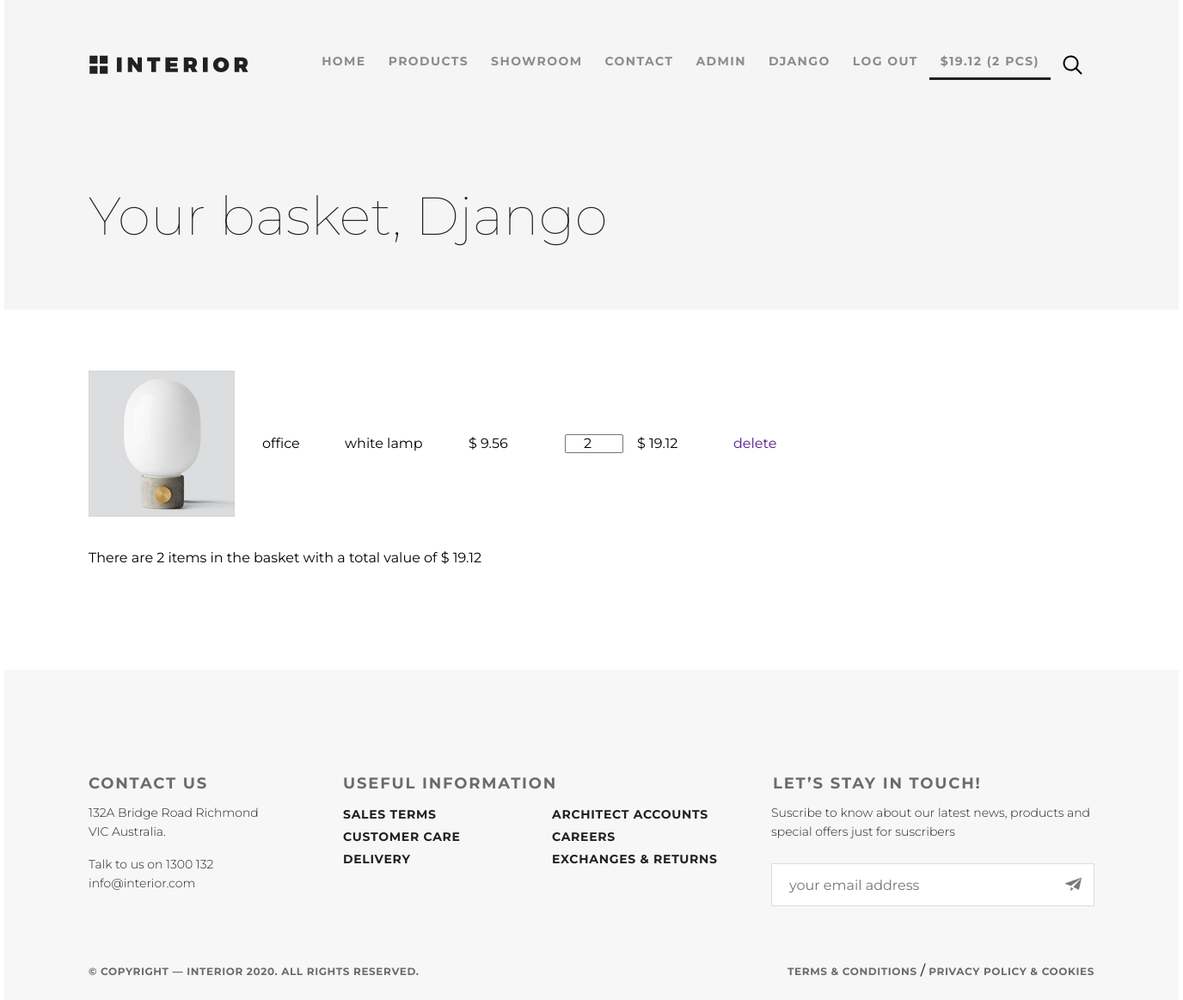
Before: /basket/ (signed in) with the older database file.
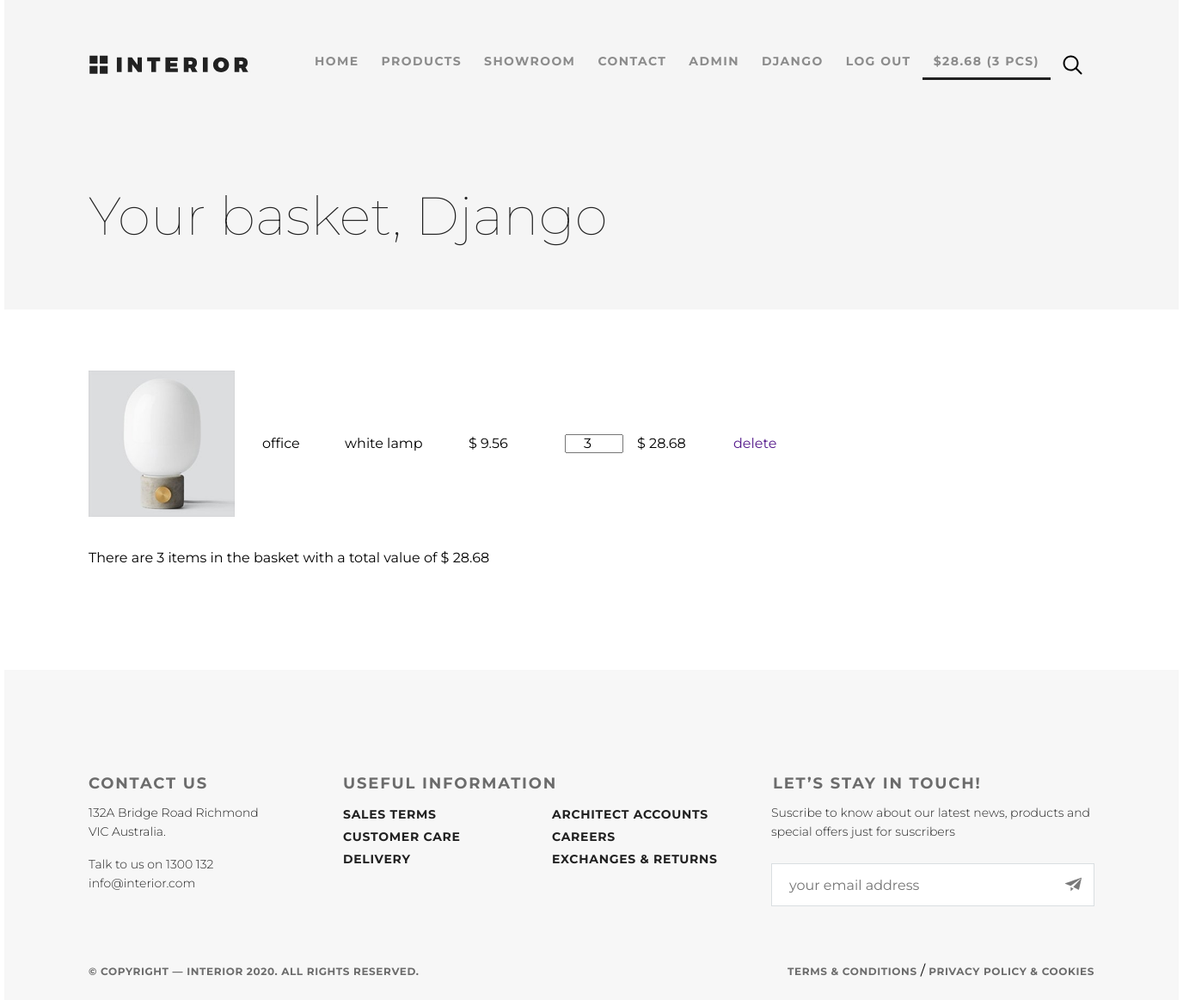
After: the same page with the newer database file.
### basketapp/models.py (models this page shows)
class Basket(models.Model):
    user = models.ForeignKey(ShopUser, on_delete=models.CASCADE, related_name='basket')
    product = models.ForeignKey(Product, on_delete=models.CASCADE)
    quantity = models.PositiveSmallIntegerField(verbose_name='amount', default=0)
    add_datetime = models.DateTimeField(verbose_name='time', auto_now_add=True)
    @property
    def product_coast(self):
        return self.product.price * self.quantity
    @property
    def total_quantity(self):
        _items = self.user.basket.all()
        _total_quantity = sum(map(lambda item: item.quantity, _items))
        return _total_quantity
    @property
    def total_coast(self):
        _items = self.user.basket.all()
        _total_coast = sum(map(lambda item: item.product_coast, _items))
        return _total_coast

### authapp/models.py (models this page shows)
class ShopUser(AbstractUser):
    age = models.PositiveSmallIntegerField(verbose_name='age', null=True)
    avatar = models.ImageField(upload_to='users_avatars', blank=True)

### mainapp/models.py (models this page shows, shortened)
class Product(models.Model):
    name = models.CharField('product name', max_length=100)
    category = models.ForeignKey(ProductCategory, models.CASCADE, verbose_name='category of product')
    type_prod = models.CharField('type of product', max_length=50, blank=True, null=True)
    description = models.TextField('product description', blank=True)
    short_desc = models.CharField('short descriotion', max_length=50, blank=True)
    price = models.DecimalField('Price', max_digits=8, decimal_places=2, default=0)
    image = models.ImageField(upload_to='products_images', blank=True)
    quantity = models.PositiveIntegerField('quantity', default=0)

class ProductCategory(models.Model):
    name = models.CharField('category name', max_length=50)
    description = models.TextField('category description', blank=True)

### basketapp/views.py (the view)
# urls.py: path('', basketapp.view, name='view'),
@login_required
def view(request):
    context = {
        'basket': request.user.basket.all(),
    }
    return render(request, 'basket/view.html', context)

### basketapp/templates/basket/view.html
{% extends 'basket/base.html' %}
{% load static %}
{% block container %}
    <div class="prod_header">
        <div class="padding_site">
            {% include 'mainapp/includes/inc__main_menu.html' %}
            <div class="prod_head_h">
                <span>Your basket, {{ user.first_name|default:'user'|title }}</span>
            </div>
        </div>
    </div>
    <div class="padding_site">
        <div class="basket_list">
            {% if basket %}
                {% for item in basket %}
                    <div class="basket_record">
                        <img src="/media/{{ item.product.image }}" alt="{{ item.product.short_desc }}" class="img_170">
                        <span class="category_name">{{ item.product.category.name }}</span>
                        <span class="product_name">{{ item.product.name }}</span>
                        <span class="product_price">$&nbsp{{ item.product.price }}</span>
                        <input type="number" name="{{ item.pk }}" min="0" max="{{ item.product.quantity }}"
                               value="{{ item.quantity }}">
                        <span class="product_coast">$&nbsp{{ item.product_coast }}</span>
                        <a href="" class="btn btn-round">
                            delete
                        </a>
                    </div>
                {% endfor %}
                <div class="basket_summary">
                    There are {{ basket.0.total_quantity }} items in the basket with a total value of
                    $&nbsp{{ basket.0.total_coast }}
                </div>
            {% else %}
                <h4>The basket is empty</h4>
            {% endif %}
        </div>
    </div>
    </div>
{% endblock %}

### mainapp/templates/mainapp/includes/inc__main_menu.html
{% load static %}
            <div class="header">
                <a href="{% url 'main:index' %}"><img src="{% static 'img/logo_228.svg' %}" alt="logo"></a>
                <ul class="menu">
                    <li class="menu_list">
                        <a href="{% url 'main:index' %}" class="menu_link
                            {% if request.resolver_match.url_name == 'index' %} menu_link_active {% endif %}">
                            HOME
                        </a>
                    </li>
                    <li class="menu_list">
                        <a href="{% url 'main:products' 0 %}" class="menu_link
                            {% if request.resolver_match.url_name == 'products' %} menu_link_active {% endif %}">
                            PRODUCTS
                        </a>
                    </li>
                    <li class="menu_list">
                        <a href="{% url 'main:product_details' %}" class="menu_link
                            {% if request.resolver_match.url_name == 'product_details' %} menu_link_active {% endif %}">
                            SHOWROOM
                        </a>
                    </li>
                    <li class="menu_list">
                        <a href="{% url 'main:contact' %}" class="menu_link
                        {% if request.resolver_match.url_name == 'contact' %} menu_link_active {% endif %}">
                            CONTACT
                        </a>
                    </li>
                    {% if user.is_superuser == True %}
                        <li class="menu_list">
                            <a href="/admin/" class="menu_link">
                                ADMIN
                            </a>
                        </li>
                    {% endif %}
                    {% if user.is_authenticated %}
                        <li class="menu_list">
                            <a href="{% url 'auth:update' %}" class="menu_link">
                                {{ user.first_name|default:'user' }}
                            </a>
                        </li>
                    {% endif %}
                    <li class="menu_list">
                        {% if user.is_authenticated %}
                            <a href="{% url 'auth:logout' %}" class="menu_link">LOG OUT</a>
                        {% else %}
                            <a href="{% url 'auth:login' %}" class="menu_link">sign in</a>
                        {% endif %}
                    </li>
                    <li class="menu_list">
                        <a href="{% url 'basket:view' %}" class="menu_link
                            {% if request.resolver_match.url_name == 'view' %} menu_link_active {% endif %}">
                            {% if basket %} ${{ basket.0.total_coast }} ({{ basket.0.total_quantity }} pcs) {% endif %}</a>
                    </li>
                    <li class="menu_list"><a href="#" class="menu_link"><img src="{% static 'img/search_224.svg' %}" alt="search"></a></li>
                </ul>
            </div>

Changed rows visible on the page:
changed Basket "office": user+product+quantity "19.12" → "28.68"; user+quantity "2" → "3"; quantity "2" → "3"; product_coast "19.12" → "28.68"
